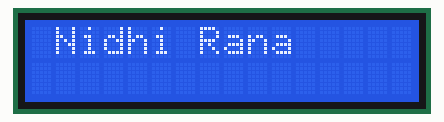
A sketch run on a simulated Arduino Uno, built with avr-gcc and run on an emulated ATmega328P. On the bench: 16×2 character LCD.

Above: at 0.1 s.
At 3.6 s:
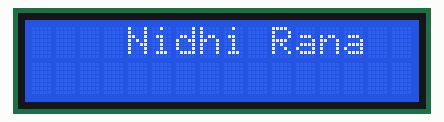
At 7.1 s:
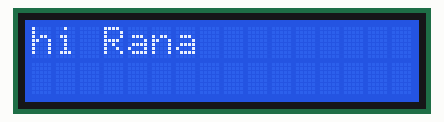
At 14.1 s:
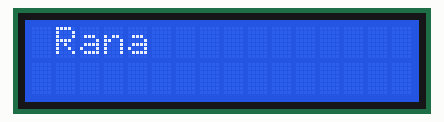
At 21.1 s:
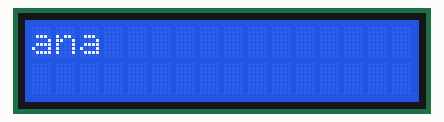
At 28.1 s:
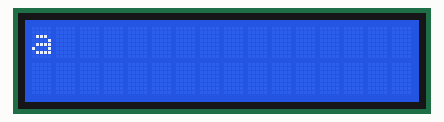

Measured:
- what the display in image 1 shows lasts 0.5 s, from 3.6 s to 4.1 s

The sketch:

Q3.ino
```cpp
//Que:-3 write a program display your name on LCD and toperform marquee/scroll left and right effect on LCD.

#include<LiquidCrystal.h>
const int rs=5,en=6,d4=7,d5=8,d6=9,d7=10;
LiquidCrystal lcd(rs,en,d4,d5,d6,d7);
void setup() {
 lcd.begin(16,2);
 lcd.setCursor(0,0);
 lcd.print("Nidhi Rana");

}

void loop() {

  for(int i=11;i<17;i++){
    lcd.scrollDisplayRight();
    delay(500);
  }
  for(int i=17;i<27;i++){
    lcd.scrollDisplayLeft();
    delay(500);
  }

}
```

Q1.ino
```cpp
//Que:-1 To interface Seven segment with Arduino and write a program to display numbers form 0 to 9 in seven segment
```
